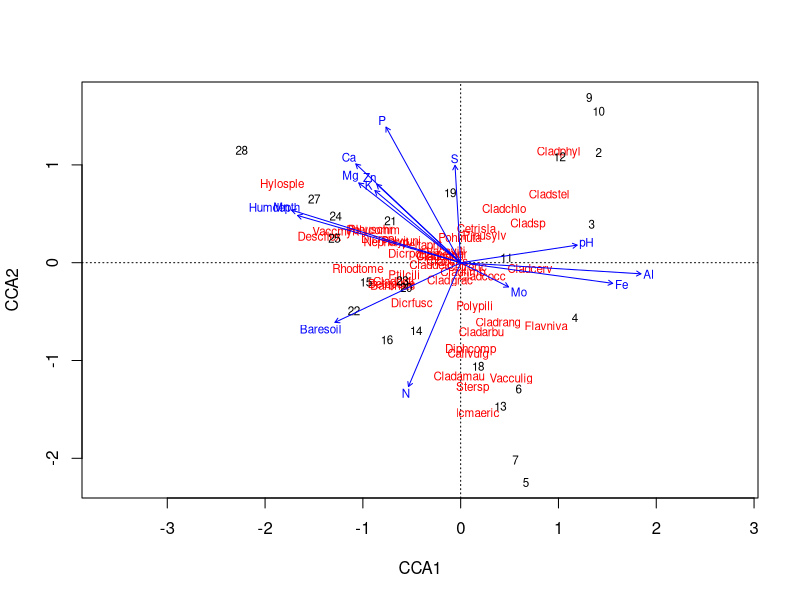
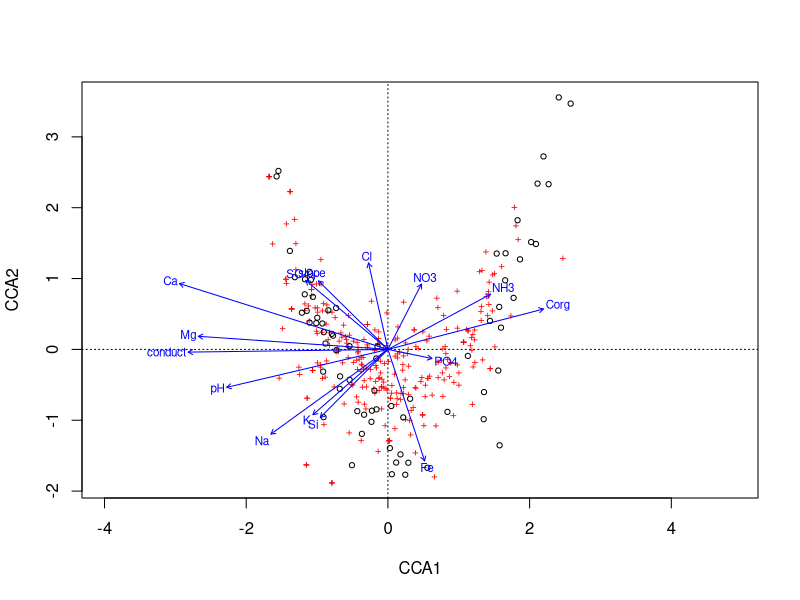
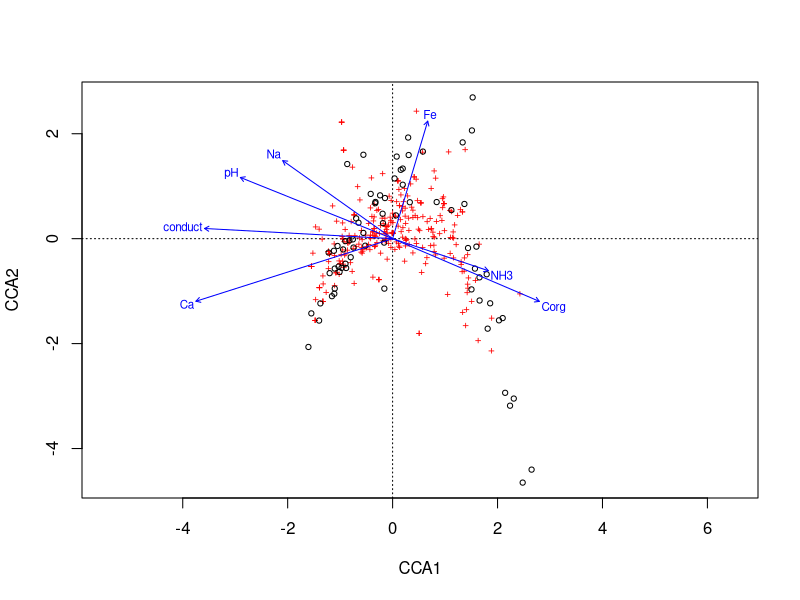

The R script that drew these images, in order: (Note: a time limit stopped this script after it produced the figures.)
## ---- chunk 1
knitr::opts_chunk$set(comment=NA, fig.align = "center",
                      out.width = "0.7\\linewidth",
                      echo = TRUE, message = TRUE, warning = TRUE,
                      cache = TRUE)
knitr::knit_hooks$set(crop.plot = knitr::hook_pdfcrop)
## ---- chunk 2
library("vegan")
data(varespec)
data(varechem)
## ---- chunk 3
cca1 <- cca(varespec ~ ., data = varechem)
cca1
## ---- chunk 4
rda1 <- rda(varespec ~ ., data = varechem)
rda1
## ---- chunk 5
eigenvals(cca1)
## ---- chunk 6
library("vegan")
data(varechem, varespec)
## ...your code here...
## ---- chunk 7
str(scores(cca1, choices = 1:4, display = c("species","sites")), max = 1)
head(scores(cca1, choices = 1:2, display = "sites"))
## ---- chunk 8
scores(cca1, choices = 1:2, display = "species", scaling = 3)
## ---- chunk 9
pcca <- cca(X = varespec,
            Y = varechem[, "Ca", drop = FALSE],
            Z = varechem[, "pH", drop = FALSE])
pcca <- cca(varespec ~ Ca + Condition(pH), data = varechem) ## easier!
## ---- chunk 10
plot(cca1)
## ---- chunk 11
vare.cca <- cca(varespec ~ Al + P*(K + Baresoil), data = varechem)
vare.cca
## ---- chunk 12
upr <- cca(varespec ~ ., data = varechem)
lwr <- cca(varespec ~ 1, data = varechem)
set.seed(1)
mods <- ordistep(lwr, scope = formula(upr), trace = 0)
## ---- chunk 13
mods
## ---- chunk 14
mods$anova
## ---- chunk 15
mods2 <- step(upr, scope = list(lower = formula(lwr), upper = formula(upr)), trace = 0,
              test = "perm")
mods2
## ---- chunk 16
set.seed(42)
(perm <- anova(cca1))
## ---- chunk 17
args(anova.cca)
## ---- chunk 18
set.seed(1)
anova(mods, by = "axis")
## ---- chunk 19
set.seed(5)
anova(mods, by = "terms")
## ---- chunk 20
set.seed(10)
anova(mods, by = "margin")
## ---- chunk 21
## load vegan
library("vegan")

## load the data
spp <- read.csv("data/meadow-spp.csv", header = TRUE, row.names = 1)
env <- read.csv("data/meadow-env.csv", header = TRUE, row.names = 1)
## ---- chunk 22
m1 <- cca(spp ~ ., data = env)
set.seed(32)
anova(m1)
## ---- chunk 23
plot(m1)
## ---- chunk 24
set.seed(67)
lwr <- cca(spp ~ 1, data = env)
m2 <- ordistep(lwr, scope = formula(m1), trace = FALSE)
m2
## ---- chunk 25
plot(m2)
## ---- chunk 26
m2$anova
## ---- chunk 27
spph <- decostand(spp, method = "hellinger")
m3 <- rda(spph ~ ., data = env)
lwr <- rda(spph ~ 1, data = env)
m4 <- ordistep(lwr, scope = formula(m3), trace = FALSE)
## ---- chunk 28
plot(m4)
## ---- chunk 29
m5 <- ordiR2step(lwr, scope = formula(m3), trace = FALSE)
m5$anova
## ---- chunk 30
head(goodness(mods))
head(goodness(mods, summarize = TRUE))
## ---- chunk 31
head(inertcomp(mods, proportional = TRUE))
## ---- chunk 32
spenvcor(mods)
## ---- chunk 33
intersetcor(mods)
## ---- chunk 34
shuffle(10, control = how(within = Within(type = "series")))
## ---- chunk 35
set.seed(4)
h <- how(within = Within(type = "grid", ncol = 3, nrow = 3))
perm <- shuffle(9, control = h)
## ---- chunk 36
matrix(perm, ncol = 3)
## ---- chunk 37
plt <- gl(3, 10)
h <- how(within = Within(type = "series"), plots = Plots(strata = plt))
## ---- chunk 38
args(Within)
args(Plots)
## ---- chunk 39
args(how)
## ---- chunk 40
plt <- gl(3, 10)
h <- how(within = Within(type = "series"),
         plots = Plots(strata = plt))
set.seed(4)
p <- shuffle(30, control = h)
do.call("rbind", split(p, plt)) ## look at perms in context
## ---- chunk 41
plt <- gl(3, 10)
h <- how(within = Within(type = "series", constant = TRUE),
         plots = Plots(strata = plt))
set.seed(4)
p <- shuffle(30, control = h)
do.call("rbind", split(p, plt)) ## look at perms in context
## ---- chunk 42
## load vegan
library("vegan")

## load the data
spp <- read.csv("data/ohraz-spp.csv", header = TRUE, row.names = 1)
env <- read.csv("data/ohraz-env.csv", header = TRUE, row.names = 1)
molinia <- spp[, 1]
spp <- spp[, -1]

## Year as numeric
env <- transform(env, year = as.numeric(as.character(year)))
## ---- chunk 43
c1 <- rda(spp ~ year + year:mowing + year:fertilizer + year:removal + Condition(plotid), data = env)
(h <- how(within = Within(type = "none"), plots = Plots(strata = env$plotid, type = "free")))
## ---- chunk 44
set.seed(42)
anova(c1, permutations = h, model = "reduced")
## ---- chunk 45
set.seed(24)
anova(c1, permutations = h, model = "reduced", by = "axis")
## ---- chunk 46
## load data
crayfish <- head(read.csv("data/crayfish-spp.csv")[, -1], -1)
design <- read.csv("data/crayfish-design.csv", skip = 1)[, -1]

## fixup the names
names(crayfish) <- gsub("\\.", "", names(crayfish))
names(design) <- c("Watershed", "Stream", "Reach", "Run",
                   "Stream.Nested", "ReachNested", "Run.Nested")
## ---- chunk 47
m.pca <- rda(crayfish)
summary(eigenvals(m.pca))
## ---- chunk 48
layout(matrix(1:2, ncol = 2))
biplot(m.pca, type = c("text", "points"), scaling = "species")
set.seed(23)
ev.pca <- envfit(m.pca ~ Watershed, data = design, scaling = "species")
plot(ev.pca, labels = levels(design$Watershed), add = FALSE)
layout(1)
## ---- chunk 49
m.ws <- rda(crayfish ~ Watershed, data = design)
m.ws
## ---- chunk 50
summary(eigenvals(m.ws, constrained = TRUE))

set.seed(1)
ctrl <- how(nperm = 499, within = Within(type = "none"),
            plots = with(design, Plots(strata = Stream, type = "free")))
(sig.ws <- anova(m.ws, permutations = ctrl))
## ---- chunk 51
m.str <- rda(crayfish ~ Stream + Condition(Watershed), data = design)
m.str
## ---- chunk 52
summary(eigenvals(m.str, constrained = TRUE))
set.seed(1)
ctrl <- how(nperm = 499, within = Within(type = "none"),
            plots = with(design, Plots(strata = Reach, type = "free")),
            blocks = with(design, Watershed))
(sig.str <- anova(m.str, permutations = ctrl))
## ---- chunk 53
(m.re <- rda(crayfish ~ Reach + Condition(Stream), data = design))
## ---- chunk 54
set.seed(1)
ctrl <- how(nperm = 499, within = Within(type = "none"),
            plots = with(design, Plots(strata = Run, type = "free")),
            blocks = with(design, Stream))
(sig.re <- anova(m.re, permutations = ctrl))
## ---- chunk 55
(m.run <- rda(crayfish ~ Run + Condition(Reach), data = design))
## ---- chunk 56
set.seed(1)
ctrl <- how(nperm = 499, within = Within(type = "free"),
            blocks = with(design, Reach))
(sig.run <- anova(m.run, permutations = ctrl))
